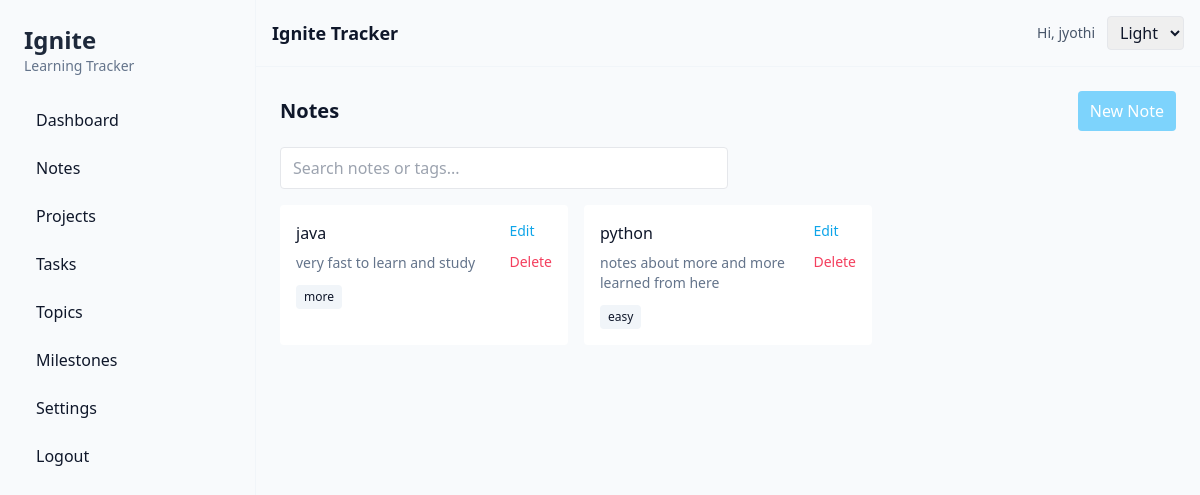
Screenshot of /notes/ (signed in) with the database file from the repository.
### tracker/models.py (models this page shows, shortened)
class Note(models.Model):
    user = models.ForeignKey(settings.AUTH_USER_MODEL, on_delete=models.CASCADE, related_name='notes')
    title = models.CharField(max_length=200)
    content = models.TextField(blank=True)
    tags = models.CharField(max_length=300, blank=True, help_text='Comma-separated tags')
    created_at = models.DateTimeField(auto_now_add=True)
    updated_at = models.DateTimeField(auto_now=True)
    def tag_list(self):
        return [t.strip() for t in self.tags.split(',') if t.strip()]

### tracker/views.py (the view)
# urls.py: path('notes/', views.NoteListView.as_view(), name='notes_list'),
class NoteListView(LoginRequiredMixin, generic.ListView):
    model = Note
    template_name = 'tracker/notes_list.html'
    context_object_name = 'notes'
    def get_queryset(self):
        qs = Note.objects.filter(user=self.request.user).order_by('-updated_at')
        q = self.request.GET.get('q')
        if q:
            qs = qs.filter(title__icontains=q) | qs.filter(content__icontains=q) | qs.filter(tags__icontains=q)
        return qs

### templates/tracker/notes_list.html (shortened to what this page needs)
{% extends "base.html" %}
{% block content %}
<div class="flex items-center justify-between mb-4">
  <h2 class="text-xl font-semibold">Notes</h2>
  <div class="flex gap-2">
    <a href="{% url 'tracker:note_create' %}" class="px-3 py-2 bg-sky-300 text-white rounded">New Note</a>
  </div>
</div>
<form method="get" class="mb-4">
  <input type="text" name="q" placeholder="Search notes or tags..." value="{{ request.GET.q }}" class="px-3 py-2 border rounded w-full md:w-1/2" />
</form>
<div class="grid grid-cols-1 md:grid-cols-2 lg:grid-cols-3 gap-4">
  {% for note in notes %}
    <div class="p-4 bg-white dark:bg-slate-800 rounded">
      <div class="flex justify-between">
        <div>
          <div class="font-medium">{{ note.title }}</div>
          <div class="text-sm text-slate-500 mt-2">{{ note.content|truncatechars:140 }}</div>
          <div class="mt-3 flex gap-2 flex-wrap">
            {% for tag in note.tag_list %}
              <span class="text-xs px-2 py-1 bg-slate-100 rounded">{{ tag }}</span>
            {% endfor %}
          </div>
        </div>
        <div class="flex flex-col gap-2">
          <a href="{% url 'tracker:note_edit' note.pk %}" class="text-sm text-sky-500">Edit</a>
          <form method="post" action="{% url 'tracker:note_delete' note.pk %}">
            <button class="text-sm text-rose-500">Delete</button>
          </form>
        </div>
      </div>
    </div>
  {% empty %}
    <div class="text-slate-500">No notes yet.</div>
  {% endfor %}
</div>
{% endblock %}

### templates/base.html (shortened to what this page needs)
<!doctype html>
<html lang="en">
  <head>
    <script src="https://cdn.tailwindcss.com"></script>
  </head>
  <body class="antialiased bg-slate-50 text-slate-900 {% if request.session.theme == 'dark' %}dark{% endif %}">
    <div class="min-h-screen flex">
      <aside class="w-64 p-6 border-r border-slate-100 hidden md:block">
        <a href="{% url 'tracker:dashboard' %}" class="block mb-6">
          <h1 class="text-2xl font-bold text-slate-800">Ignite</h1>
          <p class="text-sm text-slate-500">Learning Tracker</p>
        </a>
        {% if user.is_authenticated %}
        <nav class="space-y-2">
          <a href="{% url 'tracker:dashboard' %}" class="flex items-center gap-3 px-3 py-2 rounded-md hover:bg-slate-100">
            Dashboard
          </a>
          <a href="{% url 'tracker:notes_list' %}" class="flex items-center gap-3 px-3 py-2 rounded-md hover:bg-slate-100">Notes</a>
          <a href="{% url 'tracker:projects_list' %}" class="flex items-center gap-3 px-3 py-2 rounded-md hover:bg-slate-100">Projects</a>
          <a href="{% url 'tracker:tasks' %}" class="flex items-center gap-3 px-3 py-2 rounded-md hover:bg-slate-100">Tasks</a>
          <a href="{% url 'tracker:topics_list' %}" class="flex items-center gap-3 px-3 py-2 rounded-md hover:bg-slate-100">Topics</a>
          <a href="{% url 'tracker:milestones_list' %}" class="flex items-center gap-3 px-3 py-2 rounded-md hover:bg-slate-100">Milestones</a>
          <a href="{% url 'tracker:settings' %}" class="flex items-center gap-3 px-3 py-2 rounded-md hover:bg-slate-100">Settings</a>
          <a href="{% url 'logout' %}" class="flex items-center gap-3 px-3 py-2 rounded-md hover:bg-slate-100">Logout</a>
        </nav>
        {% else %}
        <nav>
          <a href="{% url 'login' %}" class="block px-3 py-2 rounded-md hover:bg-slate-100">Login</a>
          <a href="{% url 'register' %}" class="block px-3 py-2 rounded-md hover:bg-slate-100">Register</a>
        </nav>
        {% endif %}
      </aside>
      <div class="flex-1">
        <header class="flex items-center justify-between p-4 border-b border-slate-100">
          <div>
            <span class="text-lg font-semibold">Ignite Tracker</span>
          </div>
          <div class="flex items-center gap-3">
            {% if user.is_authenticated %}
              <span class="text-sm text-slate-600">Hi, {{ user.username }}</span>
            {% endif %}
            <form method="post" action="{% url 'tracker:settings' %}">
              <select name="theme" onchange="this.form.submit()" class="border rounded px-2 py-1">
                <option value="light" {% if request.session.theme == 'light' %}selected{% endif %}>Light</option>
              </select>
            </form>
          </div>
        </header>
        <main class="p-6">
          <div class="max-w-6xl mx-auto">
            {% block content %}{% endblock %}
          </div>
        </main>
      </div>
    </div>
  </body>
</html>

### rows the page displays
Note: title "java", content "very fast to learn and study", tag_list "more"
Note: title "python", content "notes about more and more learned from here", tag_list "easy"

### other values shown
{{ user.username }} "jyothi"
